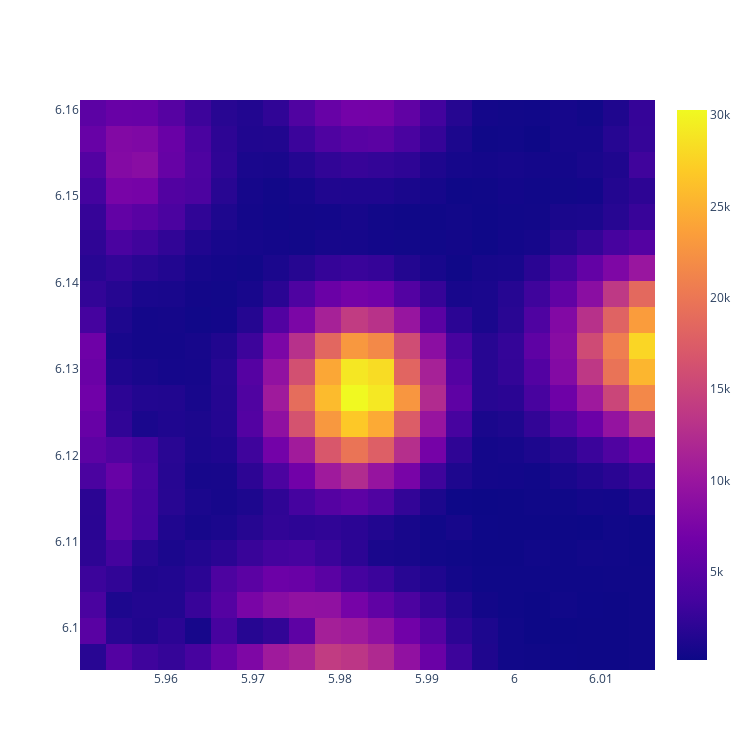

The cell this chart's notebook holds for it:
### Code cell
radius = 0.03
resolution = radius/10

X, Y, I = take_image(radius, resolution)

figure = go.Figure(data=[go.Heatmap(x=X, y=Y,z=I)])
figure.update_layout(
    width=750,
    height=750,
)
figure.show()

### Figure 1 — Plotly figure (JSON) as saved in the notebook; plotly's stock layout.template omitted (floating-point values rounded to 4 significant figures; data arrays with more than 128 entries replaced by an {"elided": "..."} marker saying what was removed)
{"data": [{"type": "heatmap", "x": [5.952, 5.955, 5.958, 5.961, 5.964, 5.967, 5.97, 5.973, 5.976, 5.979, 5.982, 5.985, 5.988, 5.991, 5.994, 5.997, 6.0, 6.003, 6.006, 6.009, 6.012, 6.015], "y": [6.097, 6.1, 6.103, 6.106, 6.109, 6.112, 6.115, 6.118, 6.121, 6.124, 6.127, 6.13, 6.133, 6.136, 6.139, 6.142, 6.145, 6.148, 6.151, 6.154, 6.157, 6.16], "z": {"elided": "22x22 int values"}}], "layout": {"height": 750, "width": 750}}
